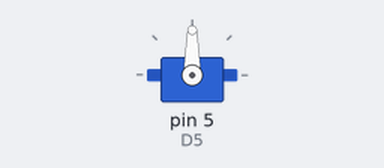
A sketch run on a simulated Arduino Uno, built with avr-gcc and run on an emulated ATmega328P. Shown: servo.

Above: at 0.05 s.
At 0.75 s:
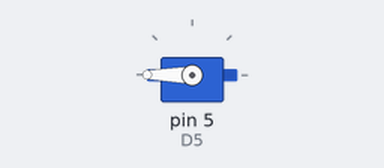
At 1.5 s:
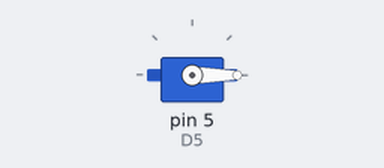
Timing chart, 0 to 3.5 s (numbered marks = the images above):
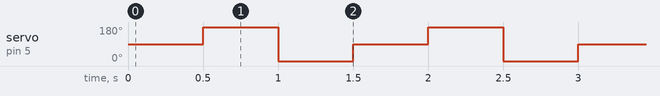

The sketch:

servo.ino
```cpp
#include <Servo.h>

#define D5 5

Servo servo;

void setup() {
  servo.attach(D5);
}

void loop() {
  servo.write(90);
  delay(500);
  servo.write(180);
  delay(500);
  servo.write(0);
  delay(500);
}
```

Measured:
- by itself, servo on pin 5 (D5): repeats every 1.5 s: 0° 0.50 s, 90° 0.50 s, 180° 0.50 s
